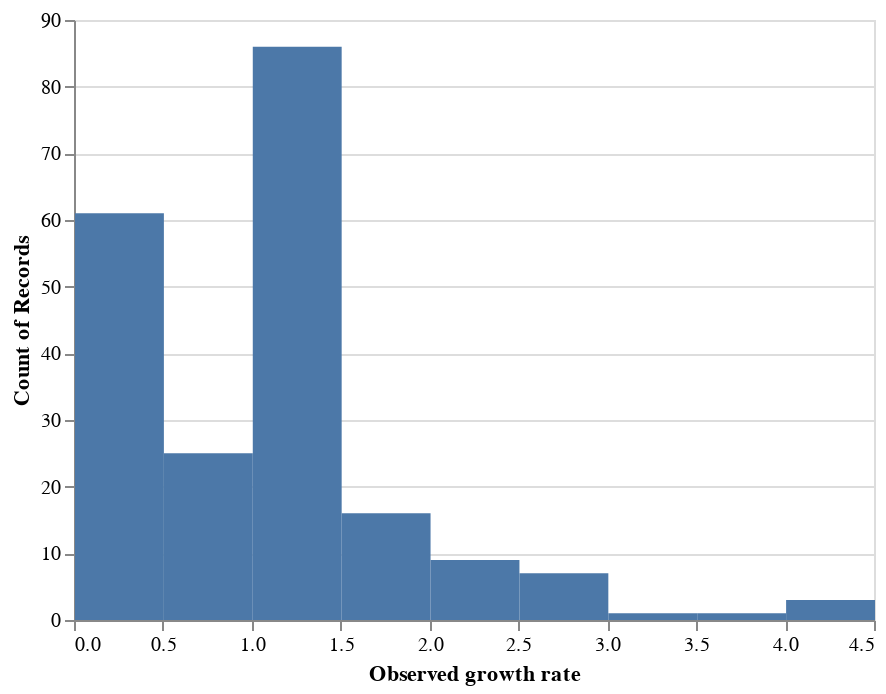

Here is the notebook cell this chart was saved with:
### Code cell
alt.Chart(complete_clade_frequencies).mark_rect().encode(
    x=alt.X("observed_growth_rate:Q", bin=True, title="Observed growth rate"),
    y="count()"
)

### Figure 1 — Vega-Lite specification as saved in the notebook (floating-point values rounded to 4 significant figures; data arrays with more than 128 entries replaced by an {"elided": "..."} marker saying what was removed)
{"$schema": "https://vega.github.io/schema/vega-lite/v3.3.0.json", "config": {"mark": {"tooltip": null}, "view": {"height": 300, "width": 400}}, "data": {"name": "data-249be8cb48b53f35228a102e21246b87"}, "datasets": {"data-249be8cb48b53f35228a102e21246b87": {"elided": "209 records"}}, "encoding": {"x": {"bin": true, "field": "observed_growth_rate", "title": "Observed growth rate", "type": "quantitative"}, "y": {"aggregate": "count", "type": "quantitative"}}, "mark": "rect"}
